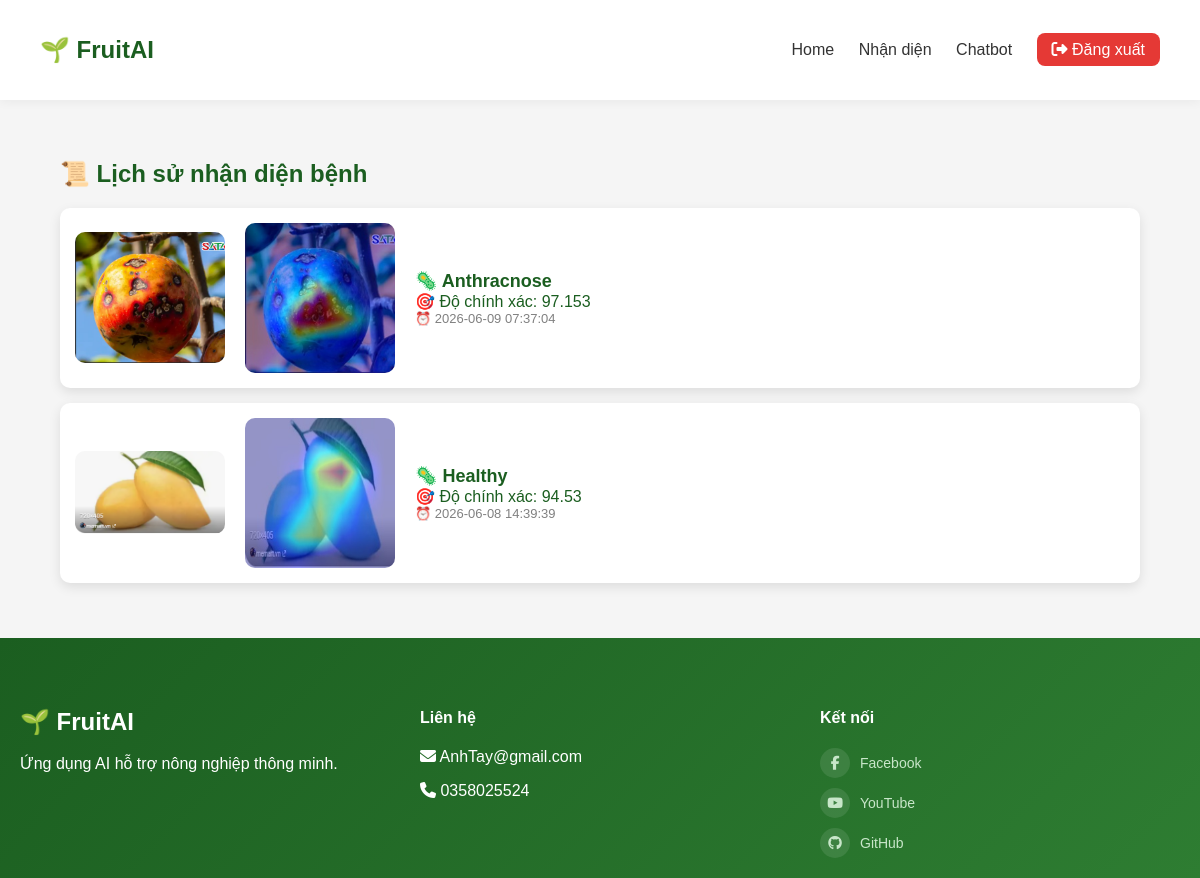
Screenshot of /history (signed in) with the database file from the repository.
### main.py (models this page shows)
class DetectionHistory(db.Model):
    __tablename__ = "detection_history"
    id = db.Column(db.Integer, primary_key=True)
    user_id = db.Column(db.Integer)
    image = db.Column(db.String(255))
    boxed = db.Column(db.String(255))
    fruit_type = db.Column(db.String(100))
    result = db.Column(db.String(100))
    confidence = db.Column(db.Float)
    created_at = db.Column(db.DateTime, server_default=db.func.now())

### main.py (the view)
@app.route("/history")
def history():
    if "user_id" not in session:
        return redirect("/login")
    histories = DetectionHistory.query.filter_by(
        user_id=session["user_id"]
    ).order_by(
        DetectionHistory.created_at.desc()
    ).all()
    return render_template("history.html", history=histories)

### templates/history.html (shortened to what this page needs)
<!DOCTYPE html>
<html lang="vi">
<head>
    <link rel="stylesheet" href="static/CSS/footer.css">
    <link rel="stylesheet" href="static/CSS/history.css">
    <link rel="stylesheet" href="static/CSS/logout.css">
    <link rel="stylesheet" href="https://cdnjs.cloudflare.com/ajax/libs/font-awesome/6.5.0/css/all.min.css">
</head>
<body>
<div class="nav">
    <h2>🌱 FruitAI</h2>
    <div>
        <a href="/home">Home</a>
        <a href="/detect">Nhận diện</a>
        <a href="/chatbot">Chatbot</a>
        <a href="/logout" class="logout-btn">
            <i class="fas fa-sign-out-alt"></i> Đăng xuất
        </a>
    </div>
</div>
<div class="main-content">
    <div class="container">
        <h2>📜 Lịch sử nhận diện bệnh</h2>
        {% for item in history %}
        <div class="card">
            <img src="{{ item.image }}">
            <img src="{{ item.boxed }}">
            <div class="info">
                <div class="title">🦠 {{ item.result }}</div>
                <div>🎯 Độ chính xác: {{ item.confidence }}</div>
                <div class="time">⏰ {{ item.created_at }}</div>
            </div>
        </div>
        {% endfor %}
    </div>
</div>
<footer class="footer">
  <div class="footer-container">
    <div class="footer-col brand">
      <h2>🌱 FruitAI</h2>
      <p>Ứng dụng AI hỗ trợ nông nghiệp thông minh.</p>
    </div>
    <div class="footer-col">
      <h4>Liên hệ</h4>
      <p><i class="fas fa-envelope"></i> AnhTay@gmail.com</p>
      <p><i class="fas fa-phone"></i> 0358025524</p>
    </div>
    <div class="footer-col">
      <h4>Kết nối</h4>
      <div class="socials">
        <a href="#"><i class="fab fa-facebook-f"></i> Facebook</a>
        <a href="#"><i class="fab fa-youtube"></i> YouTube</a>
        <a href="#"><i class="fab fa-github"></i> GitHub</a>
      </div>
    </div>
  </div>
</footer>
</body>
</html>

### static/CSS/footer.css (style rules this page uses)
body { margin: 0; font-family: 'Inter', sans-serif; background: #F1F8E9; color: #1B5E20; display: flex; flex-direction: column; min-height: 100vh; }
.nav { display: flex; justify-content: space-between; align-items: center; padding: 16px 40px; background: white; box-shadow: 0 2px 10px rgba(0,0,0,0.05); }
.nav a { margin-left: 20px; text-decoration: none; color: #333; }
.main-content { flex: 1; }
.container { padding: 40px; }
.card { background: white; border-radius: 12px; padding: 20px; flex: 1; min-width: 300px; box-shadow: 0 4px 12px rgba(0,0,0,0.1); }
.footer { background: linear-gradient(135deg, #1B5E20, #2E7D32); color: white; padding: 50px 20px 20px; margin-top: auto; }
.footer-container { display: flex; justify-content: space-between; flex-wrap: wrap; gap: 40px; }
.footer-col { flex: 1; min-width: 250px; }
.socials { display: flex; flex-direction: column; gap: 10px; }
.socials a { display: flex; align-items: center; gap: 10px; color: #C8E6C9; text-decoration: none; font-size: 14px; transition: 0.3s; }
.socials a i { width: 30px; height: 30px; background: rgba(255,255,255,0.1); display: flex; align-items: center; justify-content: center; border-radius: 50%; }

### static/CSS/history.css (style rules this page uses)
body { font-family: Arial; background: #f5f5f5; display: flex; flex-direction: column; min-height: 100vh; }
.main-content { flex: 1; }
.container { width: 90%; margin: auto; }
.card { background: white; padding: 15px; margin: 15px 0; border-radius: 10px; display: flex; gap: 20px; align-items: center; }
img { width: 150px; border-radius: 10px; }
.info { flex: 1; }
.title { font-weight: bold; font-size: 18px; }
.time { color: gray; font-size: 13px; }

### static/CSS/logout.css (style rules this page uses)
.logout-btn { background: #E53935; color: white !important; padding: 8px 15px; border-radius: 8px; margin-left: 20px; transition: 0.3s; }

### rows the page displays
DetectionHistory: shows a picture, result "Anthracnose", confidence "97.153", created_at "2026-06-09 07:37:04"
DetectionHistory: shows a picture, result "Healthy", confidence "94.53", created_at "2026-06-08 14:39:39"
